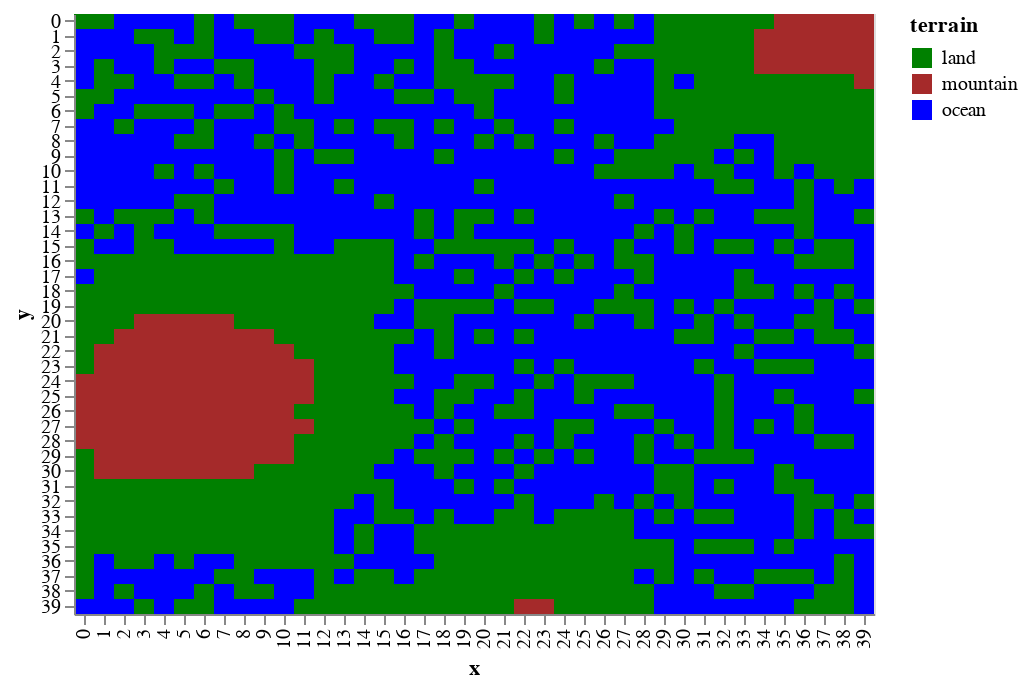

The notebook cell this image was saved under:
### Code cell
draw.drawTerrainTypes(geo_world.grid_elevation,geo_world.landscape)

### Figure 1 — Vega-Lite specification as saved in the notebook (floating-point values rounded to 4 significant figures; data arrays with more than 128 entries replaced by an {"elided": "..."} marker saying what was removed)
{"$schema": "https://vega.github.io/schema/vega-lite/v2.6.0.json", "config": {"view": {"height": 300, "width": 400}}, "data": {"name": "data-d5dd47d8a392fef40ce3243453f1baad"}, "datasets": {"data-d5dd47d8a392fef40ce3243453f1baad": {"elided": "1600 records"}}, "encoding": {"color": {"field": "terrain", "scale": {"domain": ["land", "mountain", "ocean"], "range": ["green", "brown", "blue"]}, "type": "nominal"}, "x": {"field": "x", "type": "ordinal"}, "y": {"field": "y", "type": "ordinal"}}, "mark": "rect"}
